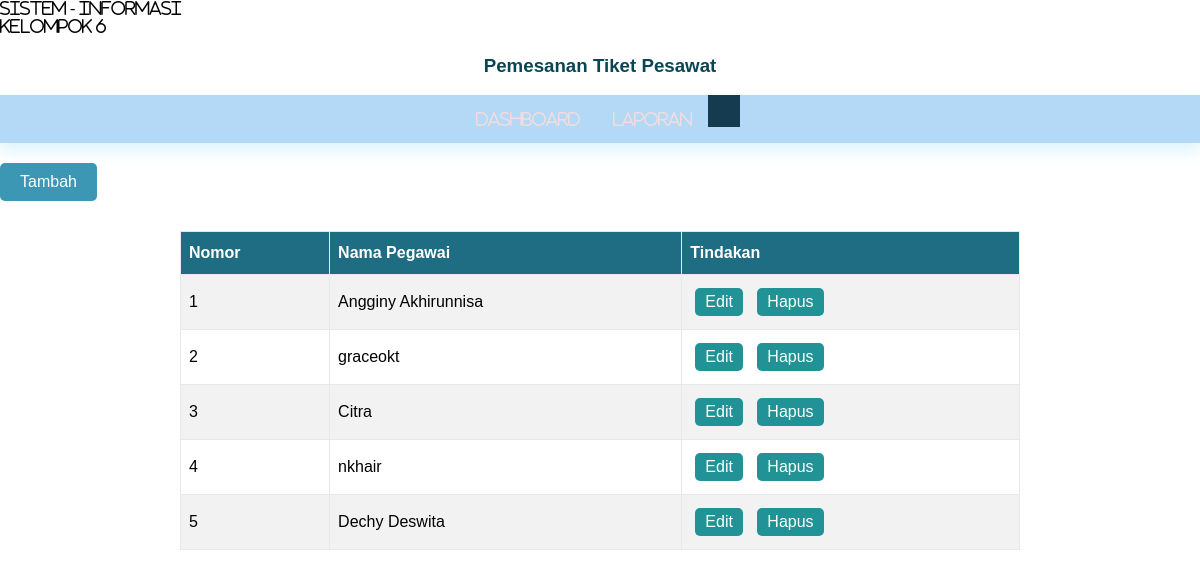
/pegawai/depcreated/index.php, run on the app's committed database.
### tables this page shows
CREATE TABLE `pegawai` (
  `id_pegawai` varchar(5) NOT NULL,
  `nama_pegawai` varchar(30) NOT NULL,
  `password` varchar(10) NOT NULL
);

### pegawai/depcreated/index.php (the view, shortened to what this page needs)
<!DOCTYPE html>
<html lang="en" dir="ltr">
    <head>
        <link rel="stylesheet" href="../gaya.css">
    </head>
    <body>
        <?php
            include '../header.php';
        ?>
        <div>
            <a href="tambah.php" class="btn-tambah">Tambah</a>
            <table border="1" class="senter" width="100%">
                <tr>
                    <th>Nomor</th>
                    <th>Nama Pegawai</th>
                    <th>Tindakan</th>
                </tr>
                <?php
                    include '../koneksi.php';
                    $nomor = 1;
                    $querry = "SELECT * FROM pegawai";
                    $results = mysqli_query($koneksi, $querry);
                    if (mysqli_num_rows($results)>0) {
                        while ($row = mysqli_fetch_assoc($results)) {
                            echo "
                                <tr>
                                    <td>".$nomor++."</td>
                                    <td>".$row['nama_pegawai']."</td>
                                    <td>
                                        <a class='btn-edit' href='edit.php?id=".$row['id_pegawai']."'>Edit </a>
                                        <a class='btn-hapus' href='hapus.php?id_pegawai=".$row['id_pegawai']."' onclick='javascript:return confirm(\"Apakah anda yakin ingin menghapus data ini?\")'> Hapus</a>
                                    </td>
                                </tr>
                            ";
                        }
                    }
                ?>
            </table>
        </div>
    </body>
</html>

### gaya.css (style rules this page uses)
* { box-sizing: border-box; }
body { font-family: sans-serif; margin: 0; padding: 0; }
.senter { margin-left: auto; margin-right: auto; margin-top: 20px; }
.btn-tambah { color: #fff; background-color: #3b97b3; padding: 10px 20px; text-align: center; text-decoration: none; display: inline-block; border-radius: 5px; margin-bottom: 10px; }
.btn-edit { color: #fff; background-color: #219296; padding: 5px 10px; text-align: center; text-decoration: none; display: inline-block; border-radius: 5px; margin: 5px; }
.btn-hapus { color: #fff; background-color: #219296; padding: 5px 10px; text-align: center; text-decoration: none; display: inline-block; border-radius: 5px; margin: 5px; }
table { border-collapse: collapse; width: 70%; }
table td, table th { border: 1px solid #e8e8e8; padding: 8px; }
table tr:nth-child(even) { background-color: #f2f2f2; }
table th { padding-top: 12px; padding-bottom: 12px; text-align: left; background-color: #1f6d82; color: white; }

### data on the page
pegawai: nama_pegawai "Angginy Akhirunnisa"
pegawai: nama_pegawai "graceokt"
pegawai: nama_pegawai "Citra"
pegawai: nama_pegawai "nkhair"
pegawai: nama_pegawai "Dechy Deswita"
